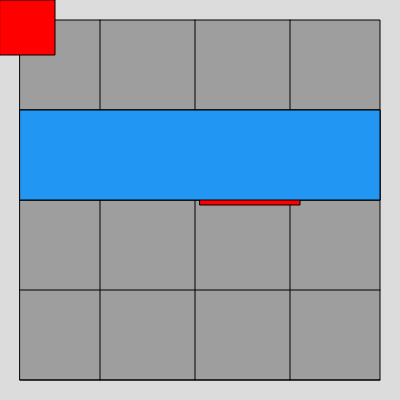
Frame 1 (no input)
Frame 60 (no input): identical to frame 1, image omitted
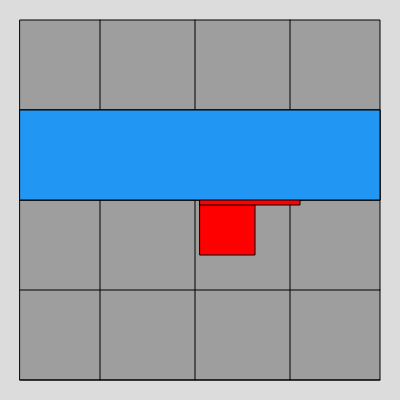
Frame 120 (the mouse pressed at the canvas centre since frame 60)

The p5.js sketch that drew these frames (run headless with seeded random() and noise() and a simulated clock; from frame 60 on, the mouse is pressed at the canvas centre):

// p5.js sketch
// ── sketch.js
function setup() {
  createCanvas(400, 400);
  noCursor()
}
  
function draw() {
  background(220);
  fill('#9E9E9E')
rect(20,20,360,360);
   fill('#2196F3')
  rect(20,110,360,90)
  
  // left and right
  line(380,110,20,110)
   line(380,200,20,200)
  line(380,290,20,290)
   line(380,380,20,380)
  
  // up and down
    line(290,380,290,20) 
      line(195,380,195,20) 
   line(100,380,100,20)    
fill('red')
  rect(mouseX,mouseY,55,55)
  fill('red')
rect(200,150,100,55)
     fill('#2196F3')
  rect(20,110,360,90)

  
  
  
  
  
}
  
  
  
